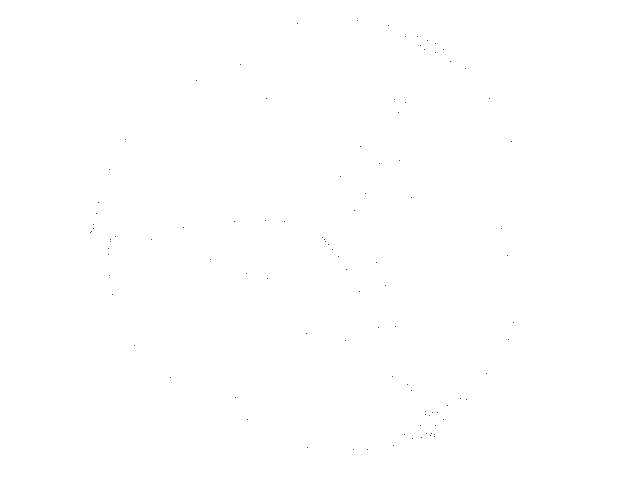
Frame 1 (no input)
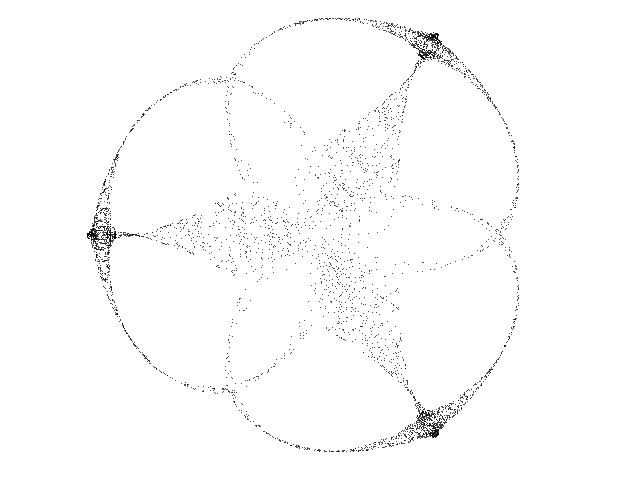
Frame 60 (the mouse pressed at the canvas centre just before this capture)
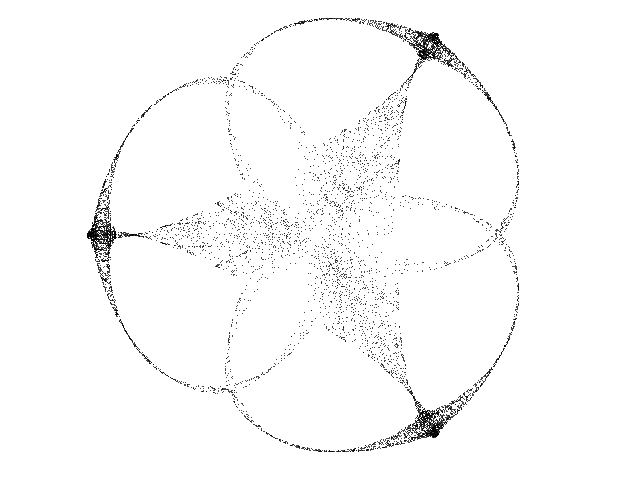
Frame 120 (the mouse held since frame 60 and released just before this capture)

The Processing sketch that drew these frames (run headless with seeded random() and noise(); from frame 60 on, the mouse is pressed at the canvas centre):

// Processing sketch: Icon_P
// ── Icon_P.pde
// Symmetric-Icon P chaotic map //

  float x = 0.01;
  float y = 0.01;
  float lambda = 1.455;
  float alpha = -1.0;
  float beta = 0.03;
  float gamma = -0.8;
  float omega = 0.0;
  int degree = 3;


void setup() {
  
  size(640, 480);
  background(255);
  
}

void draw() {
  
  for (int i=0; i<100; i++) {
    
    float zzbar = sq(x) + sq(y);
    float p = alpha * zzbar + lambda;
    float zreal = x;
    float zimag = y;

    for (int u=0; u<degree-2; u++) {

      float za = zreal * x - zimag * y;
      float zb = zimag * x + zreal * y;
      zreal = za;
      zimag = zb;
      
    }
    
    float zn = x * zreal - y * zimag;
    p = p + beta * zn;
    float xnew = p *x + gamma * zreal - omega * y;
    float ynew = p *y - gamma * zimag + omega * x;
    x = xnew;
    y = ynew;

    point(320 + (190  * x), 235 + (190 * y));

  }

}
